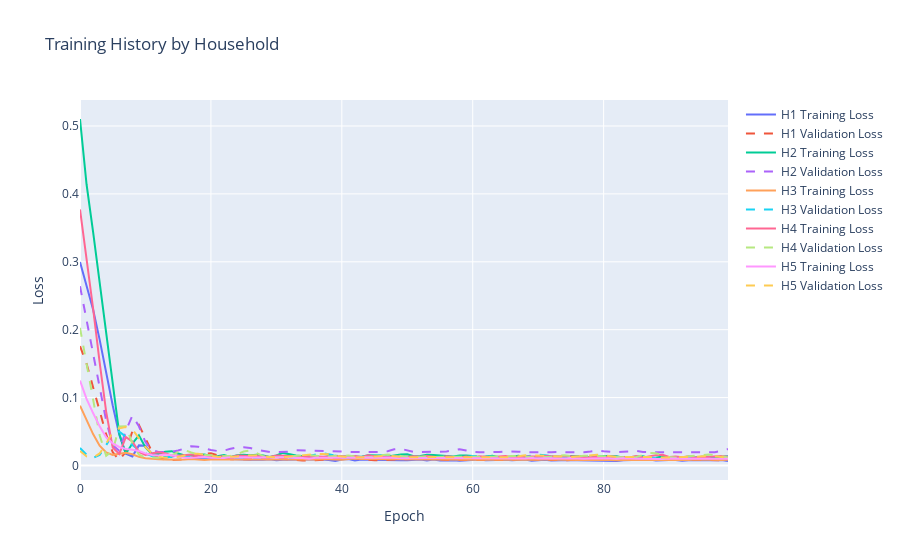
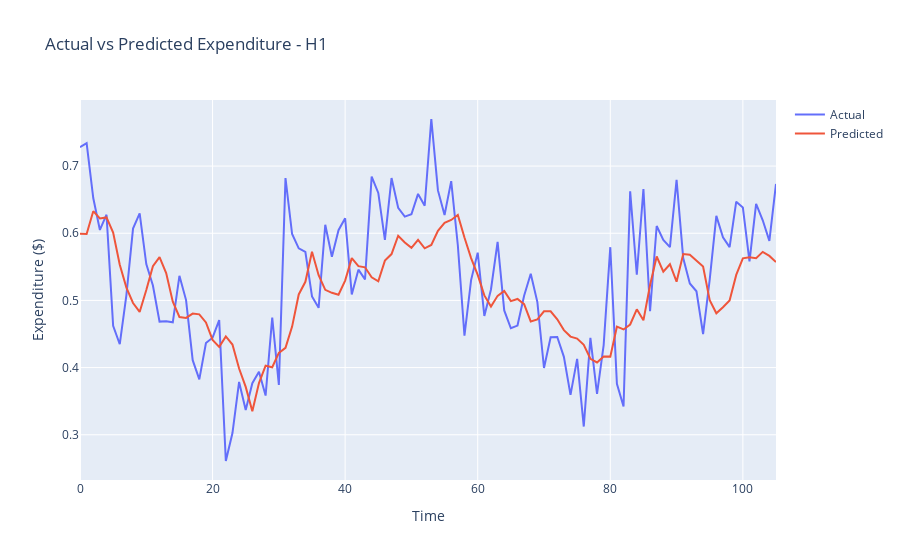
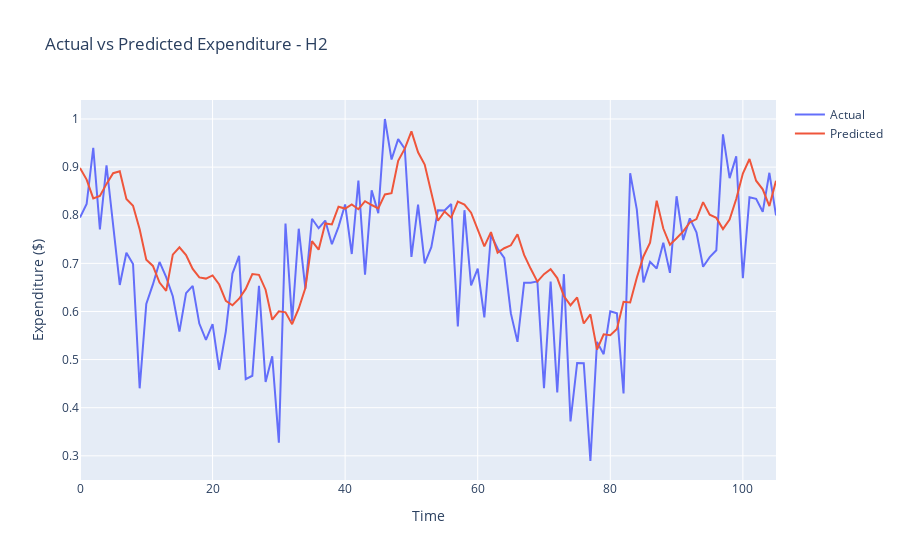
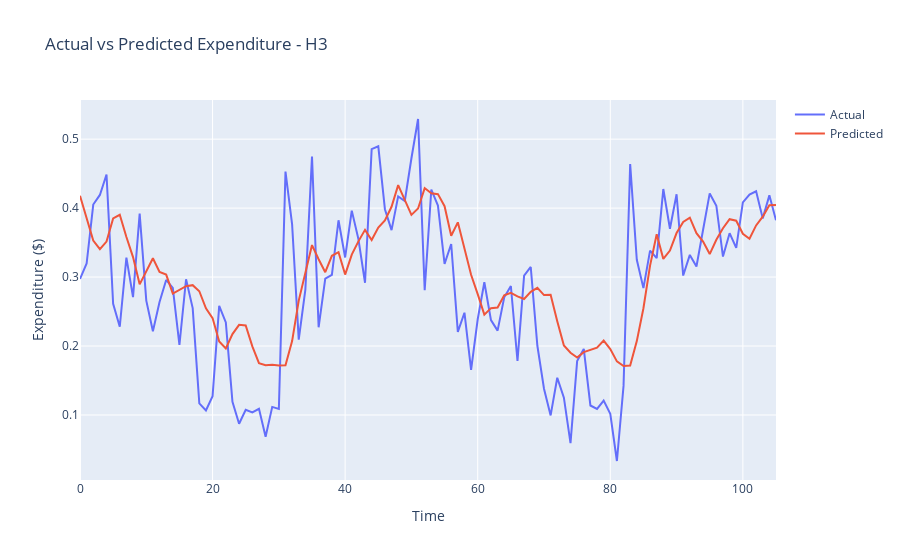

Write notebook code for charts like these, in order.
### Code cell
import sys
import os
from pathlib import Path

# Add parent directory to Python path
notebook_dir = Path(os.getcwd())
project_dir = notebook_dir.parent
sys.path.append(str(project_dir))


# notebooks/02_model_training.ipynb

import pandas as pd
import numpy as np
from src.data_processor import DataProcessor
from src.models.expenditure_predictor import ExpenditurePredictor
import plotly.graph_objects as go

# Prepare data
processor = DataProcessor()
df = processor.load_household_data('../data/sample_household_data.csv')

# Train separate models for each household
household_models = {}
household_metrics = {}

for household in df['HouseholdID'].unique():
    print(f"\nTraining model for {household}")
    
    # Filter data for current household
    household_df = df[df['HouseholdID'] == household].copy()
    X, y = processor.prepare_training_data(household_df)
    
    # Split data
    train_size = int(len(X) * 0.8)
    X_train, X_test = X[:train_size], X[train_size:]
    y_train, y_test = y[:train_size], y[train_size:]
    
    # Train model
    predictor = ExpenditurePredictor()
    history = predictor.train(X_train, y_train)
    
    # Evaluate model
    y_pred = predictor.predict(X_test)
    mse = np.mean((y_test - y_pred.flatten()) ** 2)
    
    # Store model and metrics
    household_models[household] = predictor
    household_metrics[household] = {
        'mse': mse,
        'history': history
    }
    
    print(f"MSE for {household}: {mse:.4f}")


# Save models for each household
for household in household_models:
    model_path = f'../src/models/saved/model_{household}.keras'
    household_models[household].save(model_path)
    print(f"Saved model for {household} at {model_path}")

# Visualize training history for each household
fig = go.Figure()
for household, metrics in household_metrics.items():
    history = metrics['history']
    fig.add_trace(go.Scatter(
        y=history.history['loss'],
        name=f'{household} Training Loss',
        mode='lines'
    ))
    fig.add_trace(go.Scatter(
        y=history.history['val_loss'],
        name=f'{household} Validation Loss',
        mode='lines',
        line=dict(dash='dash')
    ))

fig.update_layout(
    title='Training History by Household',
    xaxis_title='Epoch',
    yaxis_title='Loss',
    hovermode='x unified'
)
fig.show()

# Compare predictions vs actual for each household
for household in household_models:
    household_df = df[df['HouseholdID'] == household].copy()
    X, y = processor.prepare_training_data(household_df)
    
    # Get predictions
    y_pred = household_models[household].predict(X)
    
    # Plot actual vs predicted
    fig = go.Figure()
    fig.add_trace(go.Scatter(
        y=y,
        name='Actual',
        mode='lines'
    ))
    fig.add_trace(go.Scatter(
        y=y_pred.flatten(),
        name='Predicted',
        mode='lines'
    ))
    
    fig.update_layout(
        title=f'Actual vs Predicted Expenditure - {household}',
        xaxis_title='Time',
        yaxis_title='Expenditure ($)',
        hovermode='x unified'
    )
    fig.show()
